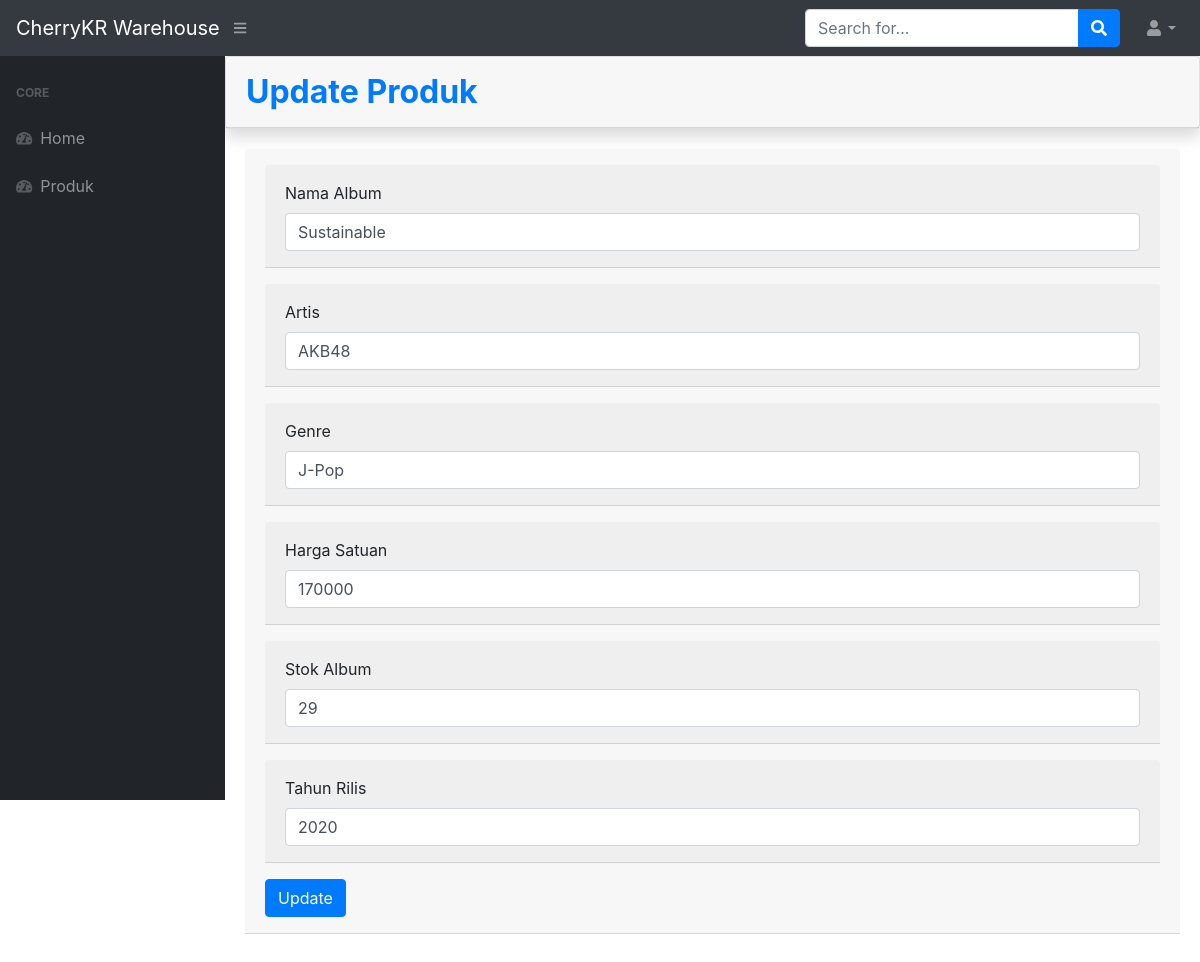
The page /dbuaswarehouse/dist/index.php?halaman=updateproduk&id=19 on the database its author committed.
### tables this page shows
CREATE TABLE `tbl_barang` (
  `id_album` int(11) NOT NULL,
  `nama_album` varchar(30) NOT NULL,
  `nama_artis` varchar(30) NOT NULL,
  `nama_genre` varchar(30) NOT NULL,
  `harga_satuan` int(11) NOT NULL,
  `jumlah_album` int(11) NOT NULL,
  `tahun_albun` int(11) NOT NULL
);

### dbuaswarehouse/dist/updateproduk.php (the view, shortened to what this page needs)
<div class="card shadow mb-">
                        <div class="card-header py-3">
                            <h2 class="m-0 font-weight-bold text-primary">Update Produk</h2>
                        </div>
</div>
                        <div class="card-body">
                            <div class="table-responsive">
                                <table class="table table-bordered" id="dataTable" width="100%" cellspacing="0">
<?php
$ambil = $koneksi->query("SELECT * FROM tbl_barang WHERE id_album='$_GET[id];'");
$pecah= $ambil->fetch_assoc();
?>
<div class="card-header py-3">
<form method="post" enctype="multipart/form-data">
    <div class="form-group">
        <div class="card-header py-3">
        <label> Nama Album</label>
        <input type="text" name="nama" class="form-control" value="<?php echo $pecah['nama_album'];?>">
    </div>
    </div>
    <div class="form-group">
        <div class="card-header py-3">
        <label> Artis</label>
        <input type="text" name="artis" class="form-control" value="<?php echo $pecah['nama_artis'];?>">
    </div>
    </div>
    <div class="form-group">
        <div class="card-header py-3">
        <label> Genre</label>
        <input type="text" name="genre" class="form-control" value="<?php echo $pecah['nama_genre'];?>">
    </div>
    </div>
    <div class="form-group">
        <div class="card-header py-3">
        <label> Harga Satuan</label>
        <input type="number" name="harga" class="form-control" value="<?php echo $pecah['harga_satuan'];?>">
    </div>
    </div>
    <div class="form-group">
        <div class="card-header py-3">
        <label> Stok Album</label>
        <input type="number" name="stok" class="form-control" value="<?php echo $pecah['jumlah_album'];?>">
    </div>
    </div>
    <div class="form-group">
        <div class="card-header py-3">
        <label> Tahun Rilis</label>
        <input type="number" name="tanggal" class="form-control" value="<?php echo $pecah['tahun_albun'];?>">
    </div>
    </div>
<button class="btn btn-primary" name="update">Update</button>
</form>

### rows shown on the page
tbl_barang: nama "Sustainable", artis "AKB48", genre "J-Pop", harga "170000", stok "29", tanggal "2020"
